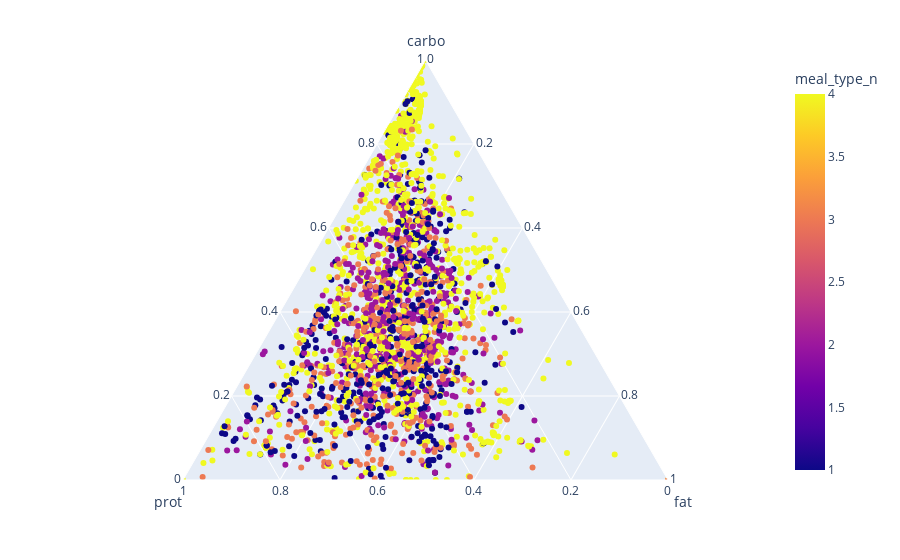

Notebook code cell kept with this figure:
### Code cell
df = pd.concat([data['carbo'], data['prot'],
                 data['fat'], data['meal_type_n']], axis=1)
df[['carbo', 'prot', 'fat']] = scaler.fit_transform(df[['carbo',
                                                        'prot',
                                                        'fat']])
px.scatter_ternary(df, a='carbo', b='prot', c='fat', color='meal_type_n')

### Figure 1 — Plotly figure (JSON) as saved in the notebook; plotly's stock layout.template omitted (floating-point values rounded to 4 significant figures; data arrays with more than 128 entries replaced by an {"elided": "..."} marker saying what was removed)
{"data": [{"a": {"elided": "2700 float values"}, "b": {"elided": "2700 float values"}, "c": {"elided": "2700 float values"}, "hovertemplate": "carbo=%{a}<br>prot=%{b}<br>fat=%{c}<br>meal_type_n=%{marker.color}<extra></extra>", "legendgroup": "", "marker": {"color": {"elided": "2700 int values"}, "coloraxis": "coloraxis", "symbol": "circle"}, "mode": "markers", "name": "", "showlegend": false, "subplot": "ternary", "type": "scatterternary"}], "layout": {"coloraxis": {"colorbar": {"title": {"text": "meal_type_n"}}, "colorscale": [[0, "#0d0887"], [0.1111, "#46039f"], [0.2222, "#7201a8"], [0.3333, "#9c179e"], [0.4444, "#bd3786"], [0.5556, "#d8576b"], [0.6667, "#ed7953"], [0.7778, "#fb9f3a"], [0.8889, "#fdca26"], [1, "#f0f921"]]}, "legend": {"tracegroupgap": 0}, "margin": {"t": 60}, "ternary": {"aaxis": {"title": {"text": "carbo"}}, "baxis": {"title": {"text": "prot"}}, "caxis": {"title": {"text": "fat"}}, "domain": {"x": [0, 1], "y": [0, 1]}}}}
